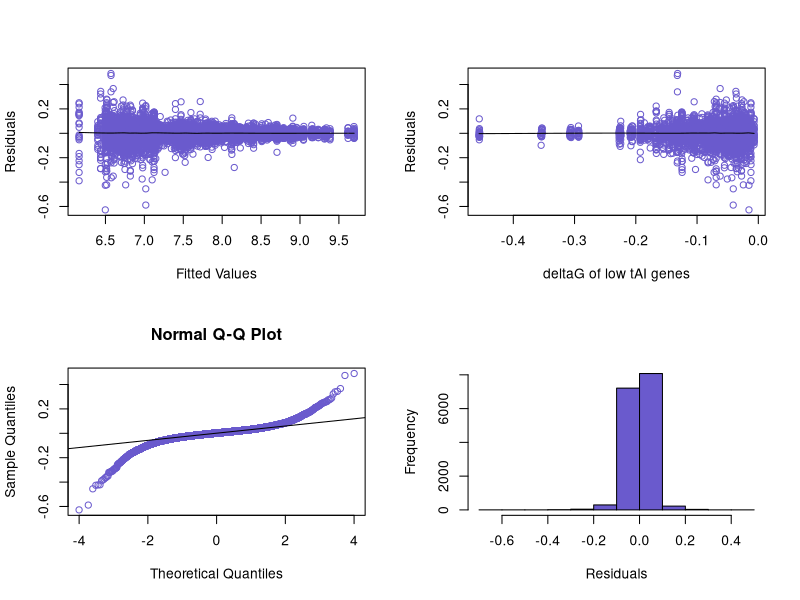
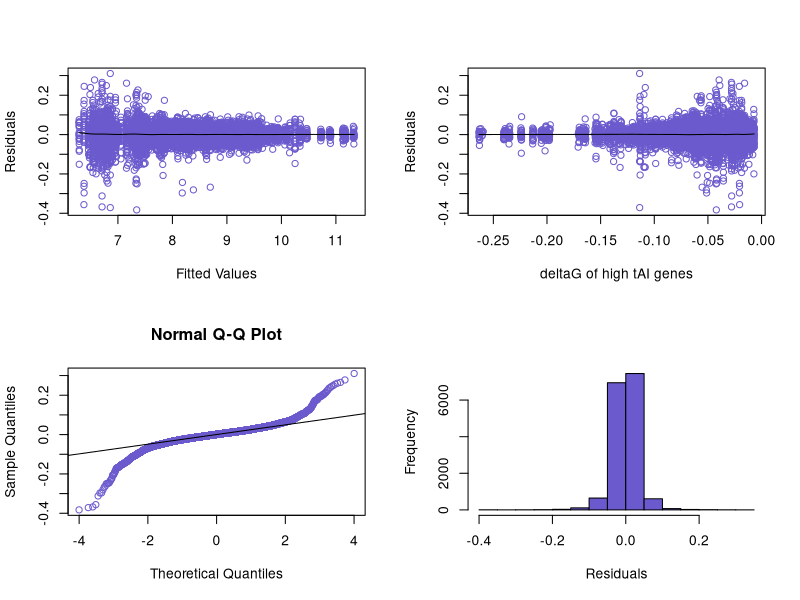

Here is the R script that generated these plots, in order:
## ---- chunk 1
knitr::opts_chunk$set(echo = TRUE)
## ---- chunk 2
library(car)
library(lme4)
library(reshape2)
## ---- chunk 3
response <- read.csv('n_PPR_723_d_lowtAI.csv')
dataset <- melt(response, id.vars = "gene", variable.name = "strain", value.name = "PPR")
dataset$logPPR <- log(dataset$PPR)
## ---- chunk 4
explanatory0 <- read.csv('ensemble_fe_723_30C_lowtAI.csv')
explanatory0 <- melt(explanatory0, id.vars = "gene", variable.name = "strain", value.name = "deltaG_low_tAI")
dataset$deltaG_low_tAI <- explanatory0$deltaG_low_tAI/10000
## ---- chunk 5
explanatory1 <- read.csv('PA_medians_723_lowtAI.csv')
explanatory1 <- melt(explanatory1, id.vars = "gene", variable.name = "strain", value.name = "medianPA")
dataset$medianPA = explanatory1$medianPA/10000
head(dataset)
## ---- chunk 6
lmm0 <- lmer(logPPR ~ deltaG_low_tAI + (1|medianPA), data=dataset, REML = FALSE, control = lmerControl(optimizer="Nelder_Mead", optCtrl=list(maxfun=1e5)))
summary(lmm0)
## ---- chunk 7
lmm1 <- lmer(logPPR ~  (1|medianPA), data=dataset, REML = FALSE, control = lmerControl(optimizer="Nelder_Mead", optCtrl=list(maxfun=1e5)))
anova(lmm0, lmm1)
## ---- chunk 8
confint(lmm0, parm="deltaG_low_tAI", level=0.95)
## ---- chunk 9
par(mfrow=c(2,2))
res = residuals(lmm0)

scatter.smooth(fitted(lmm0), res, col='slateblue', span=0.1, xlab='Fitted Values', ylab='Residuals')
scatter.smooth(dataset$deltaG_low_tAI, res, col='slateblue', span=0.1, xlab='deltaG of low tAI genes', ylab='Residuals')
qqnorm(res, col='slateblue')
qqline(res)
hist(res, main='', xlab='Residuals', ylab='Frequency', col='slateblue')
rm(list = ls(all.names = TRUE))
## ---- chunk 10
response <- read.csv('n_PPR_724_d_hightAI.csv')
dataset <- melt(response, id.vars = "gene", variable.name = "strain", value.name = "PPR")
dataset$logPPR <- log(dataset$PPR)
## ---- chunk 11
explanatory0 <- read.csv('ensemble_fe_724_30C_hightAI.csv')
explanatory0 <- melt(explanatory0, id.vars = "gene", variable.name = "strain", value.name = "deltaG_high_tAI")
dataset$deltaG_high_tAI <- explanatory0$deltaG_high_tAI/10000
## ---- chunk 12
explanatory1 <- read.csv('PA_medians_724_hightAI.csv')
explanatory1 <- melt(explanatory1, id.vars = "gene", variable.name = "strain", value.name = "medianPA")
dataset$medianPA = explanatory1$medianPA/10000
head(dataset)
## ---- chunk 13
lmm0 <- lmer(logPPR ~ deltaG_high_tAI + (1+deltaG_high_tAI|medianPA), data=dataset, REML = FALSE, control = lmerControl(optimizer="Nelder_Mead", optCtrl=list(maxfun=1e5)))
summary(lmm0)
## ---- chunk 14
lmm1 <- lmer(logPPR ~ (1+deltaG_high_tAI|medianPA), data=dataset, REML = FALSE, control = lmerControl(optimizer="Nelder_Mead", optCtrl=list(maxfun=1e5)))
anova(lmm0, lmm1)
## ---- chunk 15
confint(lmm0, parm="deltaG_high_tAI", level=0.95)
## ---- chunk 16
par(mfrow=c(2,2))
res = residuals(lmm0)

scatter.smooth(fitted(lmm0), res, col='slateblue', span=0.1, xlab='Fitted Values', ylab='Residuals')
scatter.smooth(dataset$deltaG_high_tAI, res, col='slateblue', span=0.1, xlab='deltaG of high tAI genes', ylab='Residuals')
qqnorm(res, col='slateblue')
qqline(res)
hist(res, main='', xlab='Residuals', ylab='Frequency', col='slateblue')
rm(list = ls(all.names = TRUE))
